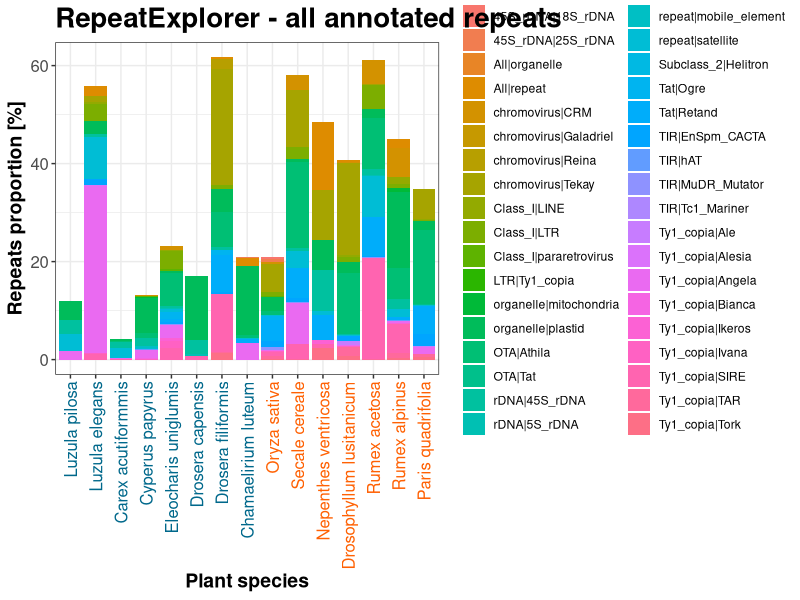
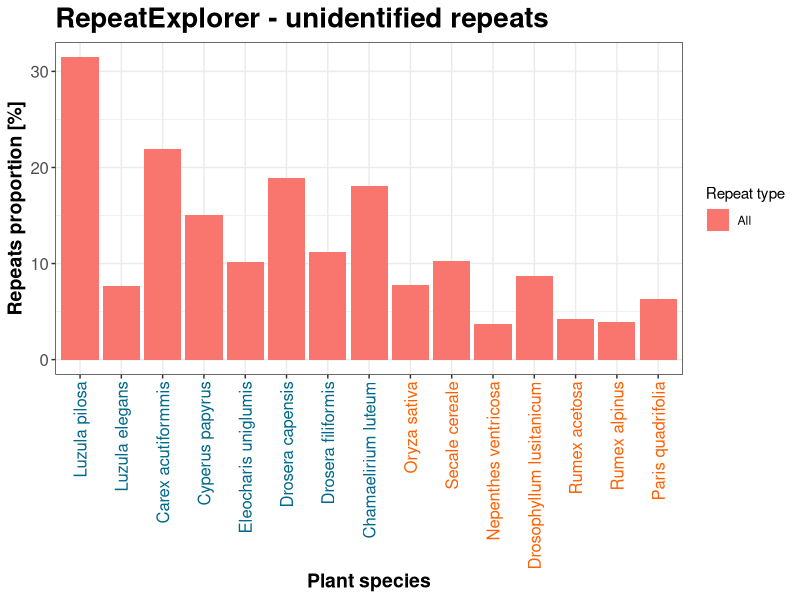
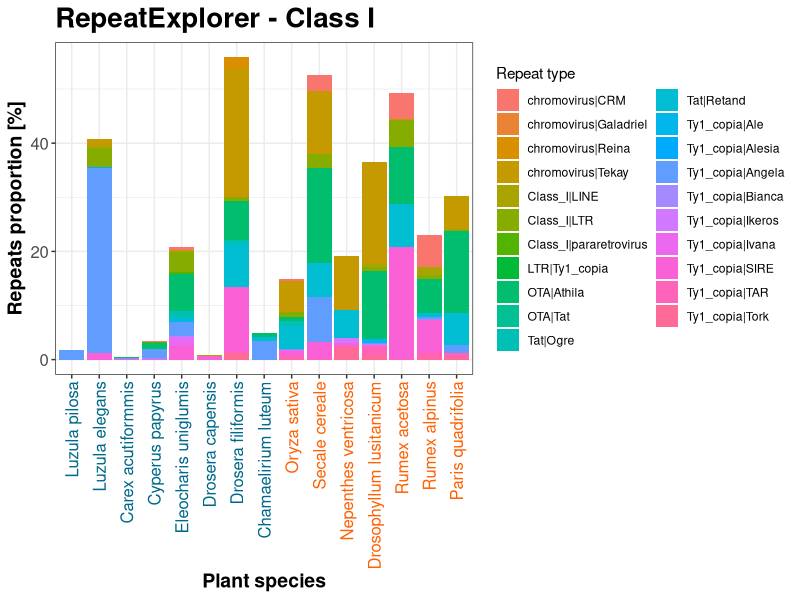
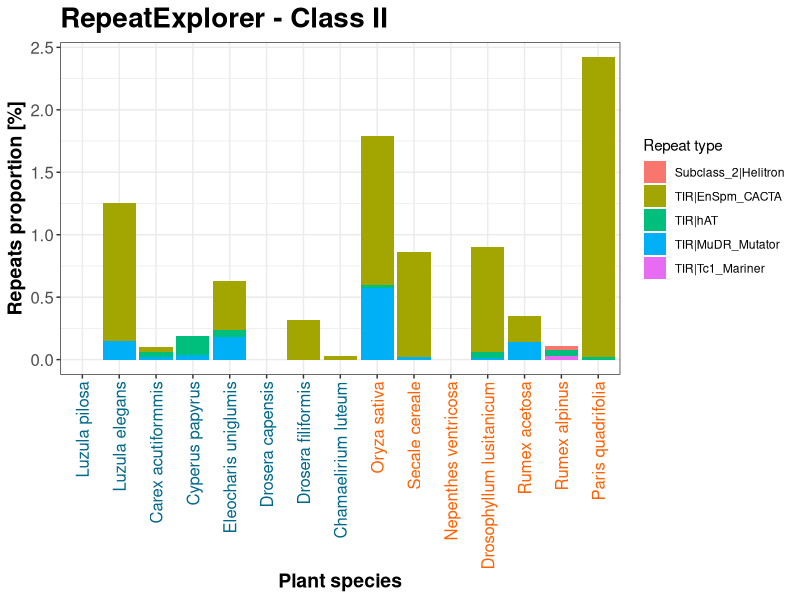
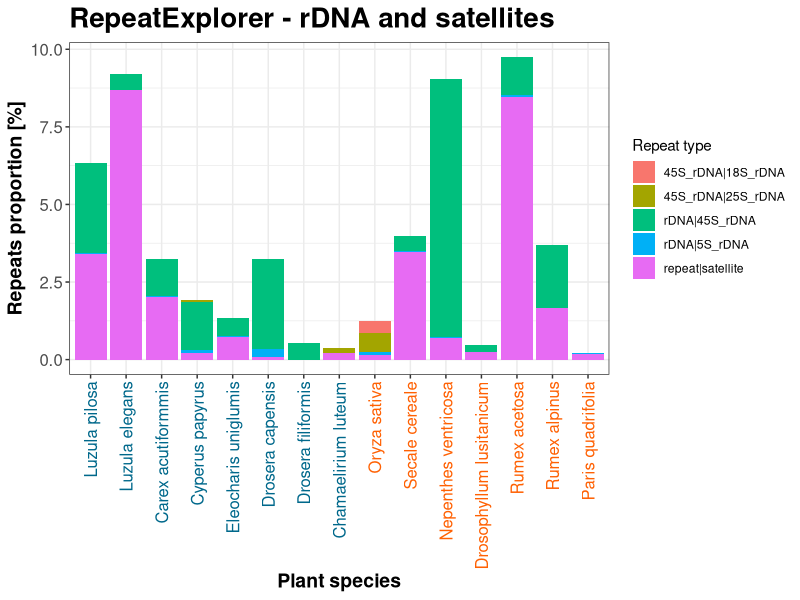
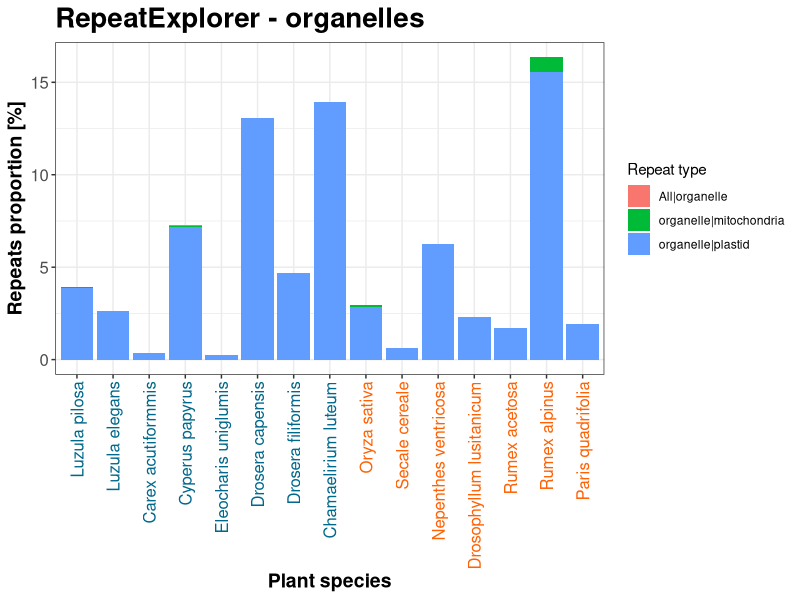
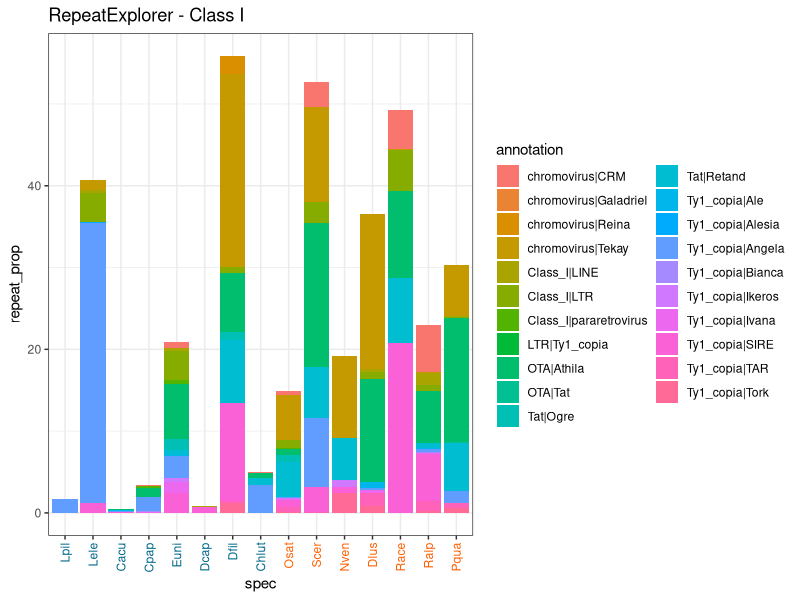
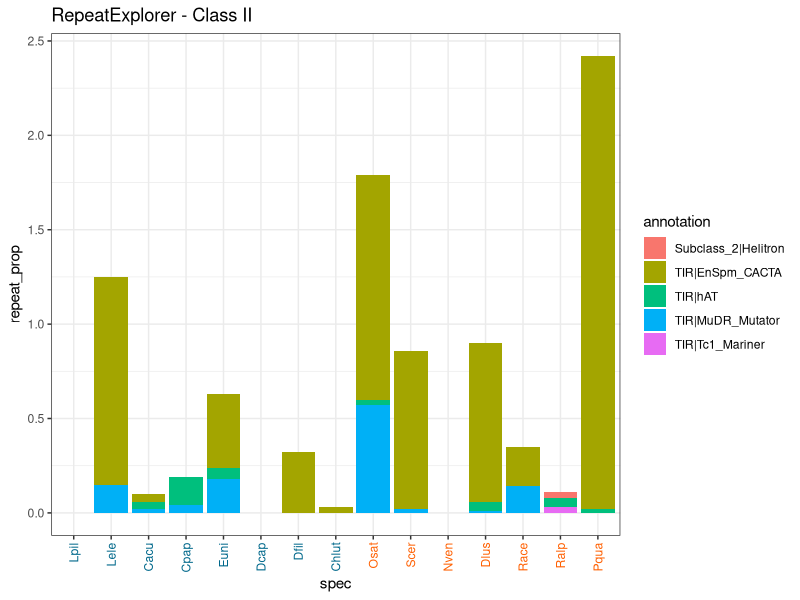

The R script that drew these images, in order:
t <- read.table('holoMono_RepExp_all_spec_prop.tsv', sep = '\t', header=F)
headers <- c('spec','centromere','overall_annot','annotation','annot_reads','reads_total', 'repeat_prop')
colnames(t) <- headers
spec_order <- c("Lpil", "Lele", "Cacu", "Cpap","Euni","Dcap","Dfil","Chlut","Osat", "Scer", "Nven", "Dlus", "Race", "Ralp", "Pqua")
t$spec <- factor(t$spec, levels = spec_order)
a <- c(rep("#00688B",8), rep("#FF6103",7))

plot_generator <- function(data, title) {
  a <- c(rep("#00688B",8), rep("#FF6103",7))
  library('ggplot2')
  ggplot(data, aes(fill = annotation, x = spec, y = repeat_prop)) + 
    geom_bar(position="stack", stat="identity") +
    theme_bw() +
    theme(plot.title = element_text(size = 20, face = "bold"),
          axis.text.x = element_text(angle = 90, 
                                     vjust = 0.5, 
                                     hjust=1, 
                                     color = a),
          axis.text=element_text(size=12),
          axis.title=element_text(size=14,face="bold")) +
    scale_x_discrete(labels = c("Lpil"="Luzula pilosa", 
                                "Lele"="Luzula elegans", 
                                "Cacu"="Carex acutiformmis",
                                "Cpap"="Cyperus papyrus",
                                "Euni"="Eleocharis uniglumis",
                                "Dcap"="Drosera capensis",
                                "Dfil"="Drosera filiformis",
                                "Chlut"="Chamaelirium luteum",
                                "Osat"="Oryza sativa", 
                                "Scer"="Secale cereale", 
                                "Nven"="Nepenthes ventricosa", 
                                "Dlus"="Drosophyllum lusitanicum",
                                "Race"="Rumex acetosa", 
                                "Ralp"="Rumex alpinus", 
                                "Pqua"="Paris quadrifolia")) +
    ggtitle(title) +
    xlab("Plant species") +
    ylab("Repeats proportion [%]") +
    scale_fill_discrete(name = "Repeat type")
}

t_noAll <- subset(t, t$overall_annot != "All")
plot_generator(t_noAll, "RepeatExplorer - all annotated repeats")

t_all <- subset(t, t$overall_annot == "All")
plot_generator(t_all, "RepeatExplorer - unidentified repeats")

t_class_I <- t[grepl('Class_I[|]{1}', t$overall_annot),]
plot_generator(t_class_I, "RepeatExplorer - Class I")

t_class_II <- t[grepl('Class_II[|]{1}', t$overall_annot),]
plot_generator(t_class_II, "RepeatExplorer - Class II")

t_rDNA_sat <- t[grepl('rDNA|satellite', t$overall_annot),]
plot_generator(t_rDNA_sat, "RepeatExplorer - rDNA and satellites")

t_organelle <- (t[grepl('organelle', t$overall_annot),])
plot_generator(t_organelle, "RepeatExplorer - organelles")

pdf("class_I.pdf",width=15, height = 10)
ggplot(t_class_I, aes(fill = annotation, x = spec, y = repeat_prop)) + 
  geom_bar(position="stack", stat="identity") +
  theme_bw() +
  theme(# legend.position = 'bottom', 
    axis.text.x = element_text(angle = 90, 
                               vjust = 0.5, 
                               hjust=1, 
                               color = a)) +
  ggtitle("RepeatExplorer - Class I")
dev.off()

pdf("class_II.pdf",width=15, height = 10)
ggplot(t_class_II, aes(fill = annotation, x = spec, y = repeat_prop)) + 
  geom_bar(position="stack", stat="identity") +
  theme_bw() +
  theme(# legend.position = 'bottom', 
    axis.text.x = element_text(angle = 90, 
                               vjust = 0.5, 
                               hjust=1, 
                               color = a)) +
  ggtitle("RepeatExplorer - Class II")
dev.off()

pdf("organelles.pdf",width=15, height = 10)
ggplot(t_organelle, aes(fill = annotation, x = spec, y = repeat_prop)) + 
  geom_bar(position="stack", stat="identity") +
  theme_bw() +
  theme(# legend.position = 'bottom', 
    axis.text.x = element_text(angle = 90, 
                               vjust = 0.5, 
                               hjust=1, 
                               color = a)) +
  ggtitle("RepeatExplorer - Organelles")
dev.off()

pdf("rDNA_sats.pdf",width=15, height = 10)
ggplot(t_rDNA_sat, aes(fill = annotation, x = spec, y = repeat_prop)) + 
  geom_bar(position="stack", stat="identity") +
  theme_bw() +
  theme(# legend.position = 'bottom', 
    axis.text.x = element_text(angle = 90, 
                               vjust = 0.5, 
                               hjust=1, 
                               color = a)) +
  ggtitle("RepeatExplorer - rDNA and satellites")
dev.off()